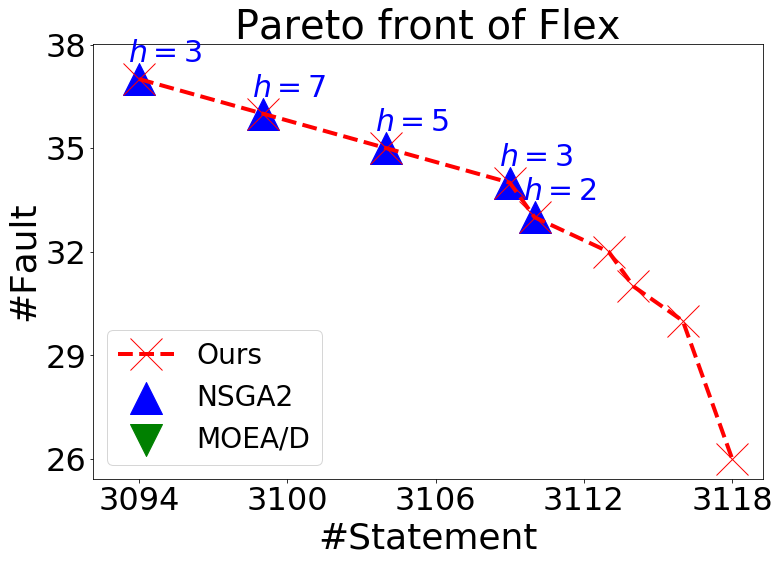

Recreate this plot in Python.
# -*- coding: utf-8 -*-
"""
Created on Fri Dec  7 20:53:57 2018

@author: allen
"""

import matplotlib.pyplot as plt
import numpy as np 

def NSGA2_Label(a,b):
    if	a == 3099 and b == 36:  
        return r'$h=7$'
    if	a == 3109 and b == 34:  
        return r'$h=3$'
    if	a == 3104 and b == 35:  
        return r'$h=5$'
    if	a == 3094 and b == 37:  
        return r'$h=3$'
    if	a == 3110 and b == 33:  
        return r'$h=2$'
    
def MOEAD_Label(a,b):
    return ''
    

NSGA2_x = [3099,3109,3104,3094,3110]
NSGA2_y = [36,34,35,37,33]
MOEAD_x = []
MOEAD_y = []
Ours_x= [3094,3099,3104, 3109,3110,3113,3114,3116,3118]
Ours_y= [37,36,35,34,33,32,31,30,26]

my_x_ticks = np.arange(3094,3119,6) #显示范围为-5至5，每0.5显示一刻度
my_y_ticks = np.arange(26,40,3) #显示范围为-2至2，每0.2显示一刻度
plt.xticks(my_x_ticks)
plt.yticks(my_y_ticks)
  
params = {'figure.figsize': '12, 8','font.size':'30', 'axes.titlesize':'40',  'lines.markersize': '32','axes.labelsize': '36','xtick.labelsize': '32','ytick.labelsize': '32', 'lines.linewidth': '4',
'legend.fontsize': '28'}  # set figure size }
plt.rcParams.update(params)
plt.plot(Ours_x,Ours_y,linestyle='--', marker='x', color='r')
#plt.scatter(LFLS_x,LFLS_y, marker='s', color='orange')
#plt.scatter(NFNS_x,NFNS_y, marker='^', color='g')
plt.scatter(NSGA2_x,NSGA2_y, marker='^', color='b')
plt.scatter(MOEAD_x,MOEAD_y, marker='v', color='g')

for a,b in zip(NSGA2_x,NSGA2_y): 
    plt.annotate(NSGA2_Label(a,b),xy=(a-0.45,b+0.5),color='b')
for a,b in zip(MOEAD_x,MOEAD_y): 
    plt.annotate(MOEAD_Label(a,b),xy=(a-0.45,b-0.2),color='g')
    
plt.legend(['Ours', 'NSGA2','MOEA/D'], loc='lower left')
plt.title("Pareto front of Flex")
plt.xlabel("#Statement")
plt.ylabel("#Fault")
           
fig = plt.gcf()
plt.show()
fig.set_size_inches(7,5)
fig.savefig('tri_flex_plot.png')
